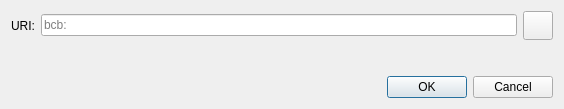
<?xml version="1.0" encoding="UTF-8"?>
<ui version="4.0">
 <class>OpenURIDialog</class>
 <widget class="QDialog" name="OpenURIDialog">
  <property name="geometry">
   <rect>
    <x>0</x>
    <y>0</y>
    <width>564</width>
    <height>109</height>
   </rect>
  </property>
  <property name="windowTitle">
   <string>Open URI</string>
  </property>
  <layout class="QVBoxLayout" name="verticalLayout">
   <item>
    <layout class="QHBoxLayout" name="horizontalLayout">
     <item>
      <widget class="QLabel" name="label">
       <property name="text">
        <string>URI:</string>
       </property>
      </widget>
     </item>
     <item>
      <widget class="QValidatedLineEdit" name="uriEdit">
       <property name="placeholderText">
        <string notr="true">bcb:</string>
       </property>
      </widget>
     </item>
     <item>
      <widget class="QToolButton" name="pasteButton">
       <property name="toolTip">
        <string extracomment="Tooltip text for button that allows you to paste an address that is in your clipboard.">Paste address from clipboard</string>
       </property>
       <property name="text">
        <string/>
       </property>
       <property name="iconSize">
        <size>
         <width>22</width>
         <height>22</height>
        </size>
       </property>
      </widget>
     </item>
    </layout>
   </item>
   <item>
    <spacer name="verticalSpacer">
     <property name="orientation">
      <enum>Qt::Vertical</enum>
     </property>
     <property name="sizeHint" stdset="0">
      <size>
       <width>20</width>
       <height>40</height>
      </size>
     </property>
    </spacer>
   </item>
   <item>
    <widget class="QDialogButtonBox" name="buttonBox">
     <property name="orientation">
      <enum>Qt::Horizontal</enum>
     </property>
     <property name="standardButtons">
      <set>QDialogButtonBox::Cancel|QDialogButtonBox::Ok</set>
     </property>
    </widget>
   </item>
  </layout>
 </widget>
 <customwidgets>
  <customwidget>
   <class>QValidatedLineEdit</class>
   <extends>QLineEdit</extends>
   <header>qt/qvalidatedlineedit.h</header>
  </customwidget>
 </customwidgets>
 <resources>
  <include location="../bitcoinbase.qrc"/>
 </resources>
 <connections>
  <connection>
   <sender>buttonBox</sender>
   <signal>accepted()</signal>
   <receiver>OpenURIDialog</receiver>
   <slot>accept()</slot>
   <hints>
    <hint type="sourcelabel">
     <x>248</x>
     <y>254</y>
    </hint>
    <hint type="destinationlabel">
     <x>157</x>
     <y>274</y>
    </hint>
   </hints>
  </connection>
  <connection>
   <sender>buttonBox</sender>
   <signal>rejected()</signal>
   <receiver>OpenURIDialog</receiver>
   <slot>reject()</slot>
   <hints>
    <hint type="sourcelabel">
     <x>316</x>
     <y>260</y>
    </hint>
    <hint type="destinationlabel">
     <x>286</x>
     <y>274</y>
    </hint>
   </hints>
  </connection>
 </connections>
</ui>
